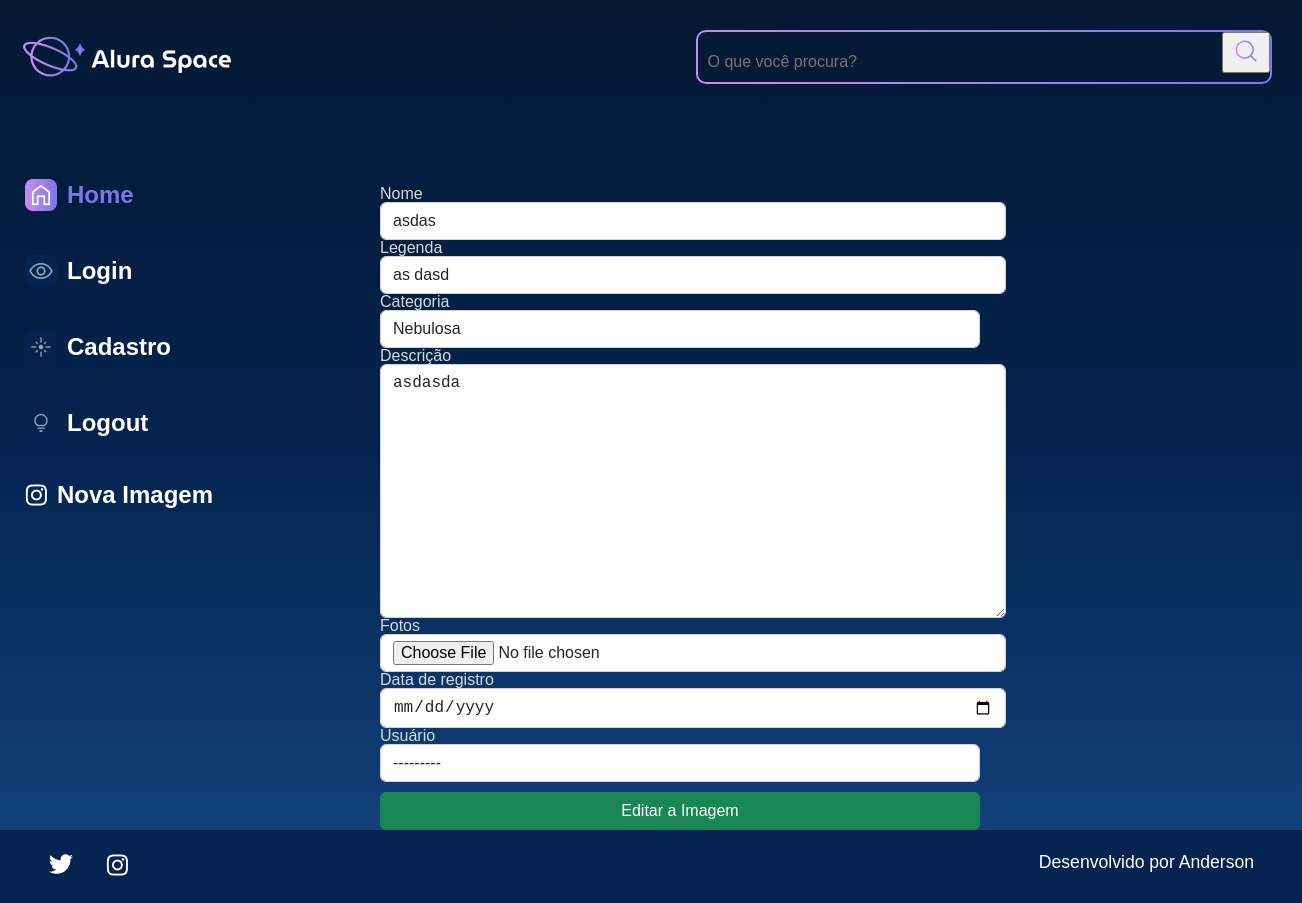
The page /editar-imagem/15 on the database its author committed.
### apps/galeria/models.py (models this page shows, shortened)
class Fotografia(models.Model):
    OPCOES_CATEGORIA = [
        ("NEBULOSA", "Nebulosa"),
        ("ESTRELA", "Estrela"),
        ("GALAXIA", "Galaxia"),
        ("PLANETA", "Planeta" )
    ]
    nome = models.CharField(max_length=100, null=False, blank=False )
    legenda = models.CharField(max_length=150, null=False, blank=False )
    categoria = models.CharField(max_length=100, choices=OPCOES_CATEGORIA, default='')
    descricao = models.TextField(null=False, blank=False)
    fotos = models.ImageField(upload_to="fotos/%Y/%m/%d", blank=True)
    publicada = models.BooleanField(default=True)
    data_fotografia = models.DateTimeField(default=datetime.now, blank=False)
    usuario = models.ForeignKey(
        to=User,
        on_delete= models.SET_NULL,
        null=True,
        blank=False,
        related_name='user',
    )

### apps/galeria/views.py (the view)
# urls.py: path('editar-imagem/<int:foto_id>', editar_imagem, name="editar_imagem"),
def editar_imagem(request, foto_id):
    fotografia = Fotografia.objects.get(id=foto_id)
    form = FotografiaForms(instance=fotografia)
    if request.method == 'POST':
        form = FotografiaForms(request.POST, request.FILES, instance=fotografia)
        form.save()
        messages.success(request, 'Imagem Editada com sucesso!')
        return redirect('index')
    return render (request, 'galeria/editar_imagem.html', {'form': form, 'foto_id': foto_id})

### apps/galeria/forms.py
class FotografiaForms(forms.ModelForm):
    class Meta:
        model = Fotografia
        exclude = ['publicada', ]
        labels = {
            'descricao':"Descrição",
            'data_fotografia':"Data de registro",
            'usuario':"Usuário"
        }
        widgets = {
            'nome': forms.TextInput(attrs={'class':'form-control'}),
            'legenda': forms.TextInput(attrs={'class':'form-control'}),
            'categoria': forms.Select(attrs={'class':'form-control'}),
            'descricao': forms.Textarea(attrs={'class':'form-control'}),
            'fotos': forms.FileInput(attrs={'class':'form-control'}),
            'data_fotografia': forms.DateInput(
                format = '%d/%m/%Y',
                attrs={'type':'date','class':'form-control'}
            ),
            'usuario': forms.Select(attrs={'class':'form-control'}),
        }

### templates/galeria/editar_imagem.html (shortened to what this page needs)
{% extends 'shared/base.html' %}
{% load static %}
{% block content %}
            <section class="galeria" style="margin-left: 5em">
                <form action="{% url 'editar_imagem' foto_id %}" method="POST" enctype="multipart/form-data">
                    <div class="row" style="margin-left: 300px; margin-top: -360px;">
                        {% for field in form.visible_fields %}
                        <div class="col-12 col-lg-12" style="margin-bottom: 10px; margin-top: -10px; max-width: 600px;">
                            <label for="{{ field.id_for_label }}" style="color:#D9D9D9";>{{field.label}}</label>
                            {{ field }}
                        </div>
                        {% endfor %}
                    </div>
                        <button class="btn btn-success col-12" style="padding: top 5px; max-width: 600px; margin-left: 300px;" type="submit"> Editar a Imagem </button>
                </form>
            </section>
</body>
{% endblock %}

### setup/static/styles/style.css (style rules this page uses)
html, body, div, span, applet, object, iframe, h1, h2, h3, h4, h5, h6, p, blockquote, pre, a, abbr, acronym, address, big, cite, code, del, dfn, em, img, ins, kbd, q, s, samp, small, strike, strong, sub, sup, tt, var, b, u, i, center, dl, dt, dd, ol, ul, li, fieldset, form, label, legend, table, caption, tbody, tfoot, thead, tr, th, td, article, aside, canvas, details, embed, figure, figcaption, footer, header, hgroup, menu, nav, output, ruby, section, summary, time, mark, audio, video { margin: 0; padding: 0; border: 0; font-size: 100%; font: inherit; vertical-align: baseline; }
article, aside, details, figcaption, figure, footer, header, hgroup, menu, nav, section { display: block; }
body { line-height: 1; font-family: 'Space Grotesk', sans-serif; min-height: 100vh; background: linear-gradient(#041833,#04244F,#154580); background-repeat: no-repeat; background-position: center; background-size: cover; overflow-x: hidden; }
.galeria { display: flex; width: 100%; }
.row { --bs-gutter-x: 1.5rem; --bs-gutter-y: 0; display: flex; flex-wrap: wrap; margin-top: calc(-1 * var(--bs-gutter-y)); margin-right: calc(-.5 * var(--bs-gutter-x)); margin-left: calc(-.5 * var(--bs-gutter-x)); }
.col-12 { flex: 0 0 auto; width: 100%; }
.btn { --bs-btn-padding-x: 0.75rem; --bs-btn-padding-y: 0.375rem; --bs-btn-font-family: ; --bs-btn-font-size: 1rem; --bs-btn-font-weight: 400; --bs-btn-line-height: 1.5; --bs-btn-color: #212529; --bs-btn-bg: transparent; --bs-btn-border-width: 1px; --bs-btn-border-color: transparent; --bs-btn-border-radius: 0.375rem; --bs-btn-hover-border-color: transparent; --bs-btn-box-shadow: inset 0 1px 0 rgba(255, 255, 255, 0.15),0 1px 1px rgba(0, 0, 0, 0.075); --bs-btn-disabled-opacity: 0.65; --bs-btn-focus-box-shadow: 0 0 0 0.25rem rgba(var(--bs-btn-focus-shadow-rgb), .5); display: inline-block; padding: var(--bs-btn-padding-y) var(--bs-btn-padding-x); font-family: var(--bs-btn-font-family); font-size: var(--bs-btn-font-size); font-weight: var(--bs-btn-font-weight); line-height: var(--bs-btn-line-height); color: var(--bs-btn-color); text-align: center; text-decoration: none; vertical-align: middle; cursor: pointer; -webkit-user-select: none; -moz-user-select: none; user-select: none; border: var(--bs-btn-border-width) solid var(--bs-btn-border-color); border-radius: var(--bs-btn-border-radius); background-color: var(--bs-btn-bg); transition: color .15s ease-in-out,background-color .15s ease-in-out,border-color .15s ease-in-out,box-shadow .15s ease-in-out; }
.btn-success { --bs-btn-color: #fff; --bs-btn-bg: #198754; --bs-btn-border-color: #198754; --bs-btn-hover-color: #fff; --bs-btn-hover-bg: #157347; --bs-btn-hover-border-color: #146c43; --bs-btn-focus-shadow-rgb: 60,153,110; --bs-btn-active-color: #fff; --bs-btn-active-bg: #146c43; --bs-btn-active-border-color: #13653f; --bs-btn-active-shadow: inset 0 3px 5px rgba(0, 0, 0, 0.125); --bs-btn-disabled-color: #fff; --bs-btn-disabled-bg: #198754; --bs-btn-disabled-border-color: #198754; }
.form-control { display: block; width: 100%; padding: 0.375rem 0.75rem; font-size: 1rem; font-weight: 400; line-height: 1.5; color: #212529; background-color: #fff; background-clip: padding-box; border: 1px solid #ced4da; -webkit-appearance: none; -moz-appearance: none; appearance: none; border-radius: 0.375rem; transition: border-color .15s ease-in-out,box-shadow .15s ease-in-out; }

### rows shown on the page
Fotografia: visible_fields "asdas" "as dasd" "Nebulosa" "asdasda" "---------"

### other values the page prints
{{ field.label }} "Nome" "Legenda" "Categoria" "Descrição" "Fotos" "Data de registro" "Usuário"
